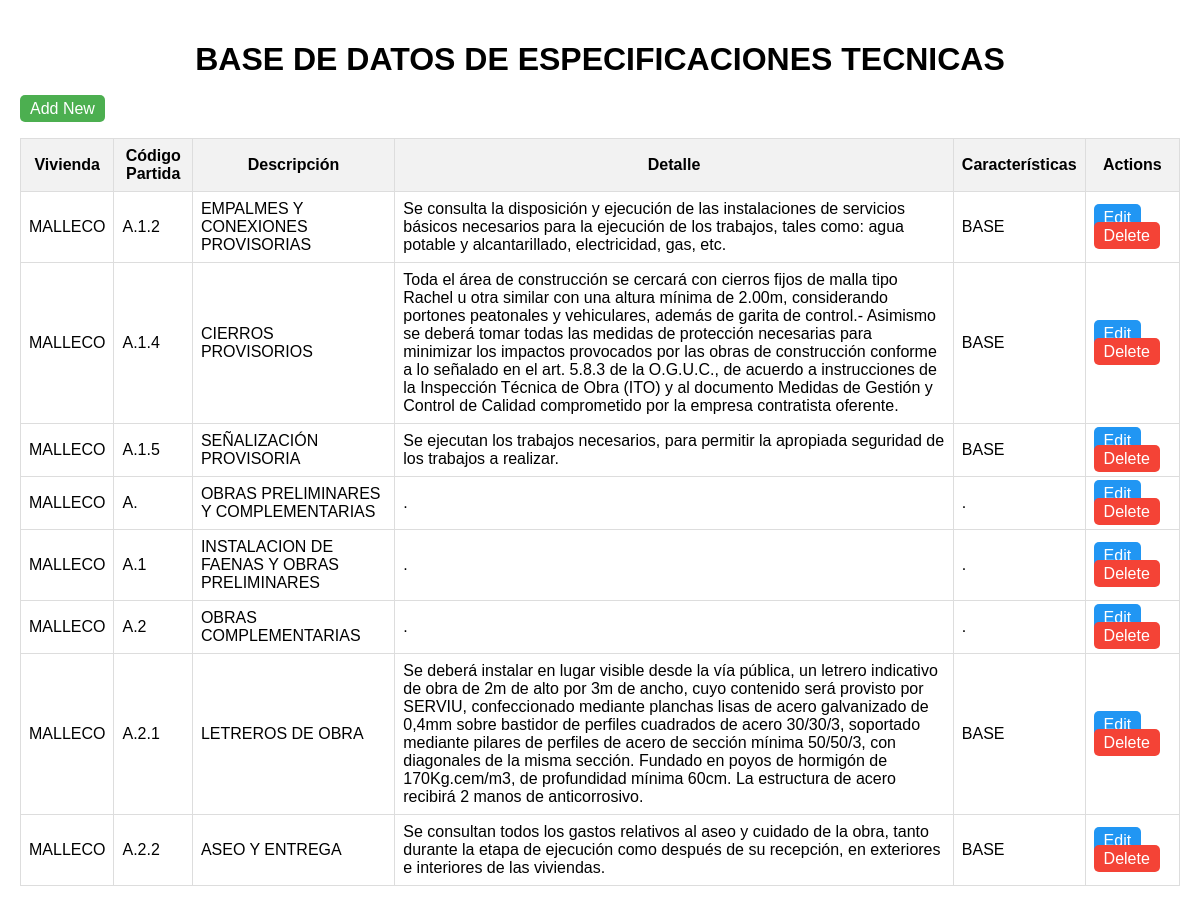
The page / on the database its author committed.
### tables this page shows
CREATE TABLE ets (
    id INTEGER PRIMARY KEY AUTOINCREMENT,
    vivienda TEXT NOT NULL,
    codigopartida TEXT NOT NULL,
    descripcion TEXT NOT NULL,
    detalle TEXT NOT NULL,
    caracteristicas TEXT NOT NULL
);

### app.py (the view)
@app.route('/')
def index():
    conn = get_db_connection()
    ets = conn.execute('SELECT * FROM ets').fetchall()
    conn.close()
    return render_template('index.html', ets=ets)

### app.py (called while the page is built)
def get_db_connection():
    conn = sqlite3.connect(app.config['DATABASE'])
    conn.row_factory = sqlite3.Row
    return conn

### templates/index.html (shortened to what this page needs)
<!DOCTYPE html>
<html lang="en">
<head>
    <link rel="stylesheet" href="{{ url_for('static', filename='css/style.css') }}">
</head>
<body>
    <h1>BASE DE DATOS DE ESPECIFICACIONES TECNICAS</h1>
    <a href="{{ url_for('add') }}" class="add-button">Add New</a>
    <table>
        <thead>
            <tr>
                <th>Vivienda</th>
                <th>Código Partida</th>
                <th>Descripción</th>
                <th>Detalle</th>
                <th>Características</th>
                <th>Actions</th>
            </tr>
        </thead>
        <tbody>
            {% for et in ets %}
            <tr>
                <td>{{ et.vivienda }}</td>
                <td>{{ et.codigopartida }}</td>
                <td>{{ et.descripcion }}</td>
                <td>{{ et.detalle }}</td>
                <td>{{ et.caracteristicas }}</td>
                <td>
                    <a href="{{ url_for('edit', id=et.id) }}" class="edit-button">Edit</a>
                    <a href="{{ url_for('delete', id=et.id) }}" class="delete-button" onclick="return confirm('Are you sure?')">Delete</a>
                </td>
            </tr>
            {% endfor %}
        </tbody>
    </table>
</body>
</html>

### static/css/style.css (style rules this page uses)
body { font-family: Arial, sans-serif; margin: 0; padding: 20px; }
h1 { text-align: center; }
table { width: 100%; border-collapse: collapse; margin-top: 20px; }
th, td { border: 1px solid #ddd; padding: 8px; }
th { background-color: #f2f2f2; }
.add-button, .edit-button, .delete-button, .back-button { padding: 5px 10px; text-decoration: none; color: white; border-radius: 5px; margin-right: 5px; }
.add-button { background-color: #4CAF50; }
.edit-button { background-color: #2196F3; }
.delete-button { background-color: #f44336; }

### rows shown on the page
ets: vivienda "MALLECO", codigopartida "A.1.2", descripcion "EMPALMES Y CONEXIONES PROVISORIAS", detalle "Se consulta la disposición y ejecución de las instalaciones de servicios básicos necesarios para la ejecución de los trabajos, tales como: agua potable y alcantarillado, electricidad, gas, etc.", caracteristicas "BASE"
ets: vivienda "MALLECO", codigopartida "A.1.4", descripcion "CIERROS PROVISORIOS", detalle "Toda el área de construcción se cercará con cierros fijos de malla tipo Rachel u otra similar con una altura mínima de 2.00m, considerando portones peatonales y vehiculares, además de garita de control.- Asimismo se deberá tomar todas las medidas de protección necesarias para minimizar los impactos provocados por las obras de construcción conforme a lo señalado en el art. 5.8.3 de la O.G.U.C., de acuerdo a instrucciones de la Inspección Técnica de Obra (ITO) y al documento Medidas de Gestión y Control de Calidad comprometido por la empresa contratista oferente.", caracteristicas "BASE"
ets: vivienda "MALLECO", codigopartida "A.1.5", descripcion "SEÑALIZACIÓN PROVISORIA", detalle "Se ejecutan los trabajos necesarios, para permitir la apropiada seguridad de los trabajos a realizar.", caracteristicas "BASE"
ets: vivienda "MALLECO", codigopartida "A.", descripcion "OBRAS PRELIMINARES Y COMPLEMENTARIAS", detalle ".", caracteristicas "."
ets: vivienda "MALLECO", codigopartida "A.1", descripcion "INSTALACION DE FAENAS Y OBRAS PRELIMINARES", detalle ".", caracteristicas "."
ets: vivienda "MALLECO", codigopartida "A.2", descripcion "OBRAS COMPLEMENTARIAS", detalle ".", caracteristicas "."
ets: vivienda "MALLECO", codigopartida "A.2.1", descripcion "LETREROS DE OBRA", detalle "Se deberá instalar en lugar visible desde la vía pública, un letrero indicativo de obra de 2m de alto por 3m de ancho, cuyo contenido será provisto por SERVIU, confeccionado mediante planchas lisas de acero galvanizado de 0,4mm sobre bastidor de perfiles cuadrados de acero 30/30/3, soportado mediante pilares de perfiles de acero de sección mínima 50/50/3, con diagonales de la misma sección. Fundado en poyos de hormigón de 170Kg.cem/m3, de profundidad mínima 60cm. La estructura de acero recibirá 2 manos de anticorrosivo.", caracteristicas "BASE"
ets: vivienda "MALLECO", codigopartida "A.2.2", descripcion "ASEO Y ENTREGA", detalle "Se consultan todos los gastos relativos al aseo y cuidado de la obra, tanto durante la etapa de ejecución como después de su recepción, en exteriores e interiores de las viviendas.", caracteristicas "BASE"
